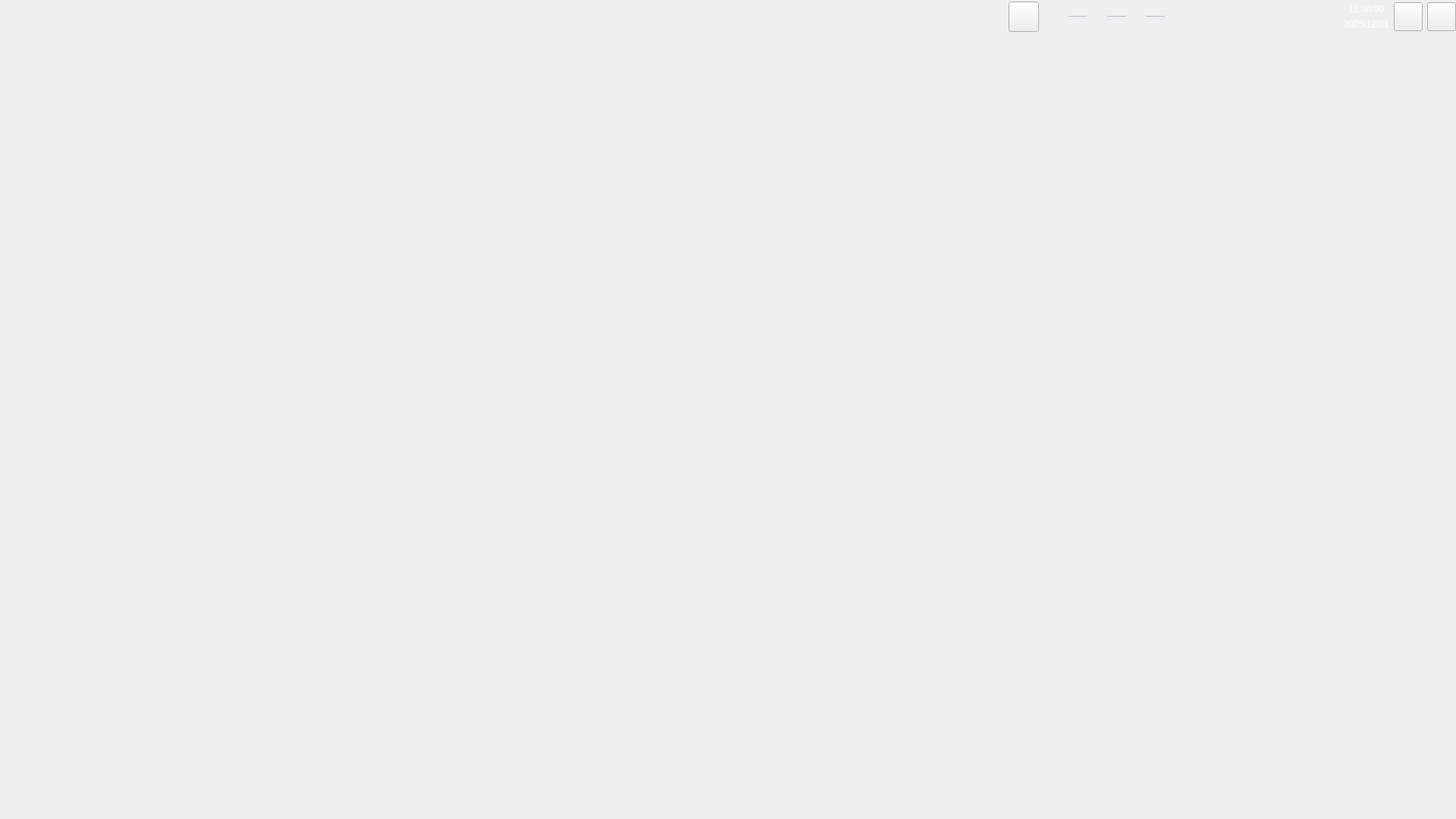
<?xml version="1.0" encoding="UTF-8"?>
<ui version="4.0">
 <class>MianBoardWidget</class>
 <widget class="QWidget" name="MianBoardWidget">
  <property name="geometry">
   <rect>
    <x>0</x>
    <y>0</y>
    <width>1920</width>
    <height>1080</height>
   </rect>
  </property>
  <property name="minimumSize">
   <size>
    <width>0</width>
    <height>0</height>
   </size>
  </property>
  <property name="maximumSize">
   <size>
    <width>16777215</width>
    <height>16777215</height>
   </size>
  </property>
  <property name="windowTitle">
   <string>Form</string>
  </property>
  <property name="styleSheet">
   <string notr="true">QWidget#mainBoardWidget_centerWidget
{
    background:transparent;
	border-image: url(:/resource/day/main_background.png);
}

QWidget#WidgetTitle
{
    background:transparent;
	border-image: url(:/resource/day/border.png);
}

QWidget#WidgetAppName
{
    background:transparent;
	border-image: url(:/resource/day/icon-软件名称.png);
}

QWidget#videostatus
{
    background:transparent;
	border-image: url(:/resource/day/mark_pushend.png);
}

QLabel#label_sb
{
	border-image: url(:/resource/day/step0_unfinish.png);
}

QLabel#label_cj
{
	border-image: url(:/resource/day/step1_unfinish.png);
}

QLabel#label_cl
{
	border-image: url(:/resource/day/step2_unfinish.png);
}

QLabel#label_xs
{
	border-image: url(:/resource/day/step3_unfinish.png);
}


QLabel#label_line0,QLabel#label_line1,QLabel#label_line2
{
	background-color:#B3BFCF;
}

QPushButton#quit_btn
{
	border-image: url(:/resource/day/icon_退出_noamal.png);
}

QPushButton#quit_btn::hover
{
    border-image: url(:/resource/day/icon_退出_hover.png);
}

QPushButton#quit_btn::pressed
{
    border-image: url(:/resource/day/icon_退出_pressed.png);
}

QPushButton#min_btn
{
	border-image: url(:/resource/day/Btn_Min.png);
}

QPushButton#min_btn::hover
{
    border-image: url(:/resource/day/Btn_Min_s.png);
}

QPushButton#min_btn::pressed
{
    border-image: url(:/resource/day/Btn_Min_s.png);
} 
QPushButton#pushButton_device
{
	border-image: url(:/resource/day/iconbtn-设备状态-normal.png);
}

QPushButton#pushButton_device::hover
{
    border-image: url(:/resource/day/iconbtn-设备状态-hover-select.png);
}

QPushButton#pushButton_device::pressed
{
    border-image: url(:/resource/day/iconbtn-设备状态-pressed.png);
}

QToolTip
{
  border:1px solid #1b99f5;
  boder-radius:2px;
  background-color:rgba(14, 19, 25, 50%);
  font:18px &quot;阿里巴巴普惠体&quot;;
  color:white;
} </string>
  </property>
  <layout class="QGridLayout" name="gridLayout">
   <property name="leftMargin">
    <number>0</number>
   </property>
   <property name="topMargin">
    <number>0</number>
   </property>
   <property name="rightMargin">
    <number>0</number>
   </property>
   <property name="bottomMargin">
    <number>0</number>
   </property>
   <item row="0" column="0">
    <widget class="QWidget" name="mainBoardWidget_centerWidget" native="true">
     <property name="layoutDirection">
      <enum>Qt::LeftToRight</enum>
     </property>
     <property name="styleSheet">
      <string notr="true"/>
     </property>
     <layout class="QGridLayout" name="gridLayout_4">
      <property name="leftMargin">
       <number>0</number>
      </property>
      <property name="topMargin">
       <number>0</number>
      </property>
      <property name="rightMargin">
       <number>0</number>
      </property>
      <property name="bottomMargin">
       <number>0</number>
      </property>
      <property name="spacing">
       <number>0</number>
      </property>
      <item row="0" column="0">
       <widget class="QWidget" name="WidgetTitle" native="true">
        <property name="minimumSize">
         <size>
          <width>0</width>
          <height>44</height>
         </size>
        </property>
        <property name="maximumSize">
         <size>
          <width>16777215</width>
          <height>44</height>
         </size>
        </property>
        <layout class="QGridLayout" name="gridLayout_3">
         <property name="leftMargin">
          <number>0</number>
         </property>
         <property name="topMargin">
          <number>0</number>
         </property>
         <property name="rightMargin">
          <number>0</number>
         </property>
         <property name="bottomMargin">
          <number>0</number>
         </property>
         <property name="spacing">
          <number>0</number>
         </property>
         <item row="0" column="2">
          <widget class="QWidget" name="WidgetTime" native="true">
           <property name="minimumSize">
            <size>
             <width>600</width>
             <height>44</height>
            </size>
           </property>
           <property name="maximumSize">
            <size>
             <width>600</width>
             <height>44</height>
            </size>
           </property>
           <layout class="QGridLayout" name="gridLayout_2">
            <property name="leftMargin">
             <number>10</number>
            </property>
            <property name="topMargin">
             <number>0</number>
            </property>
            <property name="rightMargin">
             <number>0</number>
            </property>
            <property name="bottomMargin">
             <number>0</number>
            </property>
            <property name="horizontalSpacing">
             <number>6</number>
            </property>
            <property name="verticalSpacing">
             <number>0</number>
            </property>
            <item row="0" column="20">
             <widget class="QWidget" name="online" native="true">
              <property name="enabled">
               <bool>true</bool>
              </property>
              <property name="minimumSize">
               <size>
                <width>90</width>
                <height>28</height>
               </size>
              </property>
              <property name="maximumSize">
               <size>
                <width>90</width>
                <height>28</height>
               </size>
              </property>
              <property name="styleSheet">
               <string notr="true">border-image: url(:/resource/day/mark-设备在线.png);</string>
              </property>
             </widget>
            </item>
            <item row="0" column="19">
             <widget class="QWidget" name="offline" native="true">
              <property name="minimumSize">
               <size>
                <width>90</width>
                <height>28</height>
               </size>
              </property>
              <property name="maximumSize">
               <size>
                <width>90</width>
                <height>28</height>
               </size>
              </property>
              <property name="styleSheet">
               <string notr="true">border-image: url(:/resource/day/mark-设备离线.png);</string>
              </property>
             </widget>
            </item>
            <item row="0" column="0">
             <spacer name="horizontalSpacer_3">
              <property name="orientation">
               <enum>Qt::Horizontal</enum>
              </property>
              <property name="sizeHint" stdset="0">
               <size>
                <width>40</width>
                <height>20</height>
               </size>
              </property>
             </spacer>
            </item>
            <item row="0" column="18">
             <layout class="QHBoxLayout" name="horizontalLayout_2">
              <property name="spacing">
               <number>7</number>
              </property>
              <property name="leftMargin">
               <number>0</number>
              </property>
              <property name="rightMargin">
               <number>6</number>
              </property>
              <item>
               <widget class="QLabel" name="label_sb">
                <property name="minimumSize">
                 <size>
                  <width>48</width>
                  <height>28</height>
                 </size>
                </property>
                <property name="maximumSize">
                 <size>
                  <width>48</width>
                  <height>28</height>
                 </size>
                </property>
                <property name="text">
                 <string/>
                </property>
               </widget>
              </item>
              <item>
               <widget class="QLabel" name="label_line0">
                <property name="minimumSize">
                 <size>
                  <width>25</width>
                  <height>1</height>
                 </size>
                </property>
                <property name="maximumSize">
                 <size>
                  <width>25</width>
                  <height>1</height>
                 </size>
                </property>
                <property name="text">
                 <string/>
                </property>
               </widget>
              </item>
              <item>
               <widget class="QLabel" name="label_cj">
                <property name="minimumSize">
                 <size>
                  <width>48</width>
                  <height>28</height>
                 </size>
                </property>
                <property name="maximumSize">
                 <size>
                  <width>48</width>
                  <height>28</height>
                 </size>
                </property>
                <property name="text">
                 <string/>
                </property>
               </widget>
              </item>
              <item>
               <widget class="QLabel" name="label_line1">
                <property name="minimumSize">
                 <size>
                  <width>25</width>
                  <height>1</height>
                 </size>
                </property>
                <property name="maximumSize">
                 <size>
                  <width>25</width>
                  <height>1</height>
                 </size>
                </property>
                <property name="text">
                 <string/>
                </property>
               </widget>
              </item>
              <item>
               <widget class="QLabel" name="label_cl">
                <property name="minimumSize">
                 <size>
                  <width>48</width>
                  <height>28</height>
                 </size>
                </property>
                <property name="maximumSize">
                 <size>
                  <width>48</width>
                  <height>28</height>
                 </size>
                </property>
                <property name="text">
                 <string/>
                </property>
               </widget>
              </item>
              <item>
               <widget class="QLabel" name="label_line2">
                <property name="minimumSize">
                 <size>
                  <width>25</width>
                  <height>1</height>
                 </size>
                </property>
                <property name="maximumSize">
                 <size>
                  <width>25</width>
                  <height>1</height>
                 </size>
                </property>
                <property name="text">
                 <string/>
                </property>
               </widget>
              </item>
              <item>
               <widget class="QLabel" name="label_xs">
                <property name="minimumSize">
                 <size>
                  <width>48</width>
                  <height>28</height>
                 </size>
                </property>
                <property name="maximumSize">
                 <size>
                  <width>48</width>
                  <height>28</height>
                 </size>
                </property>
                <property name="text">
                 <string/>
                </property>
               </widget>
              </item>
             </layout>
            </item>
            <item row="0" column="23">
             <widget class="QPushButton" name="quit_btn">
              <property name="minimumSize">
               <size>
                <width>38</width>
                <height>38</height>
               </size>
              </property>
              <property name="maximumSize">
               <size>
                <width>38</width>
                <height>38</height>
               </size>
              </property>
              <property name="text">
               <string/>
              </property>
             </widget>
            </item>
            <item row="0" column="21">
             <layout class="QVBoxLayout" name="verticalLayout">
              <property name="spacing">
               <number>0</number>
              </property>
              <property name="leftMargin">
               <number>12</number>
              </property>
              <item>
               <widget class="QLabel" name="time_label">
                <property name="layoutDirection">
                 <enum>Qt::LeftToRight</enum>
                </property>
                <property name="styleSheet">
                 <string notr="true">font: 20px &quot;Arial&quot;;
color: rgb(255, 255, 255);
</string>
                </property>
                <property name="text">
                 <string>15:00:00</string>
                </property>
                <property name="alignment">
                 <set>Qt::AlignCenter</set>
                </property>
               </widget>
              </item>
              <item>
               <widget class="QLabel" name="date_label">
                <property name="layoutDirection">
                 <enum>Qt::LeftToRight</enum>
                </property>
                <property name="styleSheet">
                 <string notr="true">font: 16px &quot;Arial&quot;;
color: rgb(255, 255, 255);
</string>
                </property>
                <property name="text">
                 <string>2025/12/01</string>
                </property>
                <property name="alignment">
                 <set>Qt::AlignCenter</set>
                </property>
               </widget>
              </item>
             </layout>
            </item>
            <item row="0" column="22">
             <widget class="QPushButton" name="min_btn">
              <property name="minimumSize">
               <size>
                <width>38</width>
                <height>38</height>
               </size>
              </property>
              <property name="maximumSize">
               <size>
                <width>38</width>
                <height>38</height>
               </size>
              </property>
              <property name="text">
               <string/>
              </property>
             </widget>
            </item>
            <item row="0" column="2">
             <layout class="QHBoxLayout" name="horizontalLayout">
              <property name="leftMargin">
               <number>0</number>
              </property>
              <property name="rightMargin">
               <number>6</number>
              </property>
              <item>
               <widget class="QPushButton" name="pushButton_device">
                <property name="minimumSize">
                 <size>
                  <width>40</width>
                  <height>40</height>
                 </size>
                </property>
                <property name="maximumSize">
                 <size>
                  <width>40</width>
                  <height>40</height>
                 </size>
                </property>
                <property name="text">
                 <string/>
                </property>
               </widget>
              </item>
             </layout>
            </item>
           </layout>
          </widget>
         </item>
         <item row="0" column="0">
          <widget class="QWidget" name="WidgetAppName" native="true">
           <property name="minimumSize">
            <size>
             <width>397</width>
             <height>36</height>
            </size>
           </property>
           <property name="maximumSize">
            <size>
             <width>397</width>
             <height>36</height>
            </size>
           </property>
          </widget>
         </item>
         <item row="0" column="1">
          <spacer name="horizontalSpacer">
           <property name="orientation">
            <enum>Qt::Horizontal</enum>
           </property>
           <property name="sizeHint" stdset="0">
            <size>
             <width>274</width>
             <height>20</height>
            </size>
           </property>
          </spacer>
         </item>
        </layout>
       </widget>
      </item>
      <item row="1" column="0">
       <spacer name="verticalSpacer">
        <property name="orientation">
         <enum>Qt::Vertical</enum>
        </property>
        <property name="sizeHint" stdset="0">
         <size>
          <width>20</width>
          <height>721</height>
         </size>
        </property>
       </spacer>
      </item>
     </layout>
    </widget>
   </item>
  </layout>
 </widget>
 <resources/>
 <connections/>
</ui>
